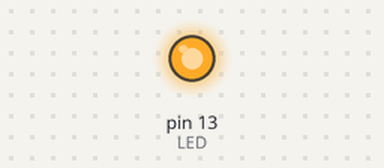
This sketch was run on a simulated Arduino Uno, built with avr-gcc and run on an emulated ATmega328P. Parts: output pins drawn as LEDs (lit = HIGH).

Above: at 0.15 s.
At 15.9 s:
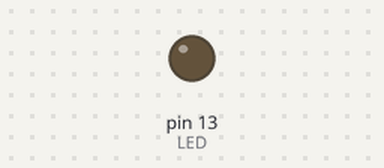
Timing chart, 0 to 22.2 s (numbered marks = the images above):
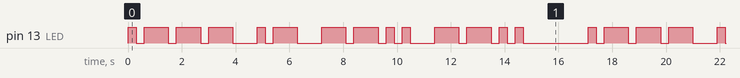

Measured:
- by itself, pin 13 (LED): moves between LOW and HIGH, repeating every 17.1 s
- by itself, everything shown: repeats every 17.1 s, in 28 steps

The sketch:

Ex1_Morse.ino
```cpp
// MORSE CODE
#define LED 13

int dotl = 300; //time for a dot (dot length)
int dahl = 900; //time for a dash (dash length)

void setup() {  // Sets the pin mode
  pinMode(LED, OUTPUT);
}

void blink(int on, int off) // Defines blink feature
{
digitalWrite(LED,HIGH); // Turn on the blink
delay(on); // wait for an amount of time
digitalWrite(LED, LOW); //turn off the blinking
delay(off);
}

void dash(){ //dash length
blink(dahl,dotl); //on for a dash, off for a dot
}

void dot(){ // dot lenght
blink(dotl,dotl);
}


void sl(){ // space between letters; including off time of dah and dot
delay(dahl-dotl);
}

void sw(){ // space between words
 delay(dotl*7);
}

void loop() { // This spell 'jazz' in morse code
  dot(); dash(); dash(); dash(); sl();
  dot(); dash(); sl();
  dash(); dash(); dot(); dot(); sl();
  dash(); dash(); dot(); dot(); sw();

}
```
